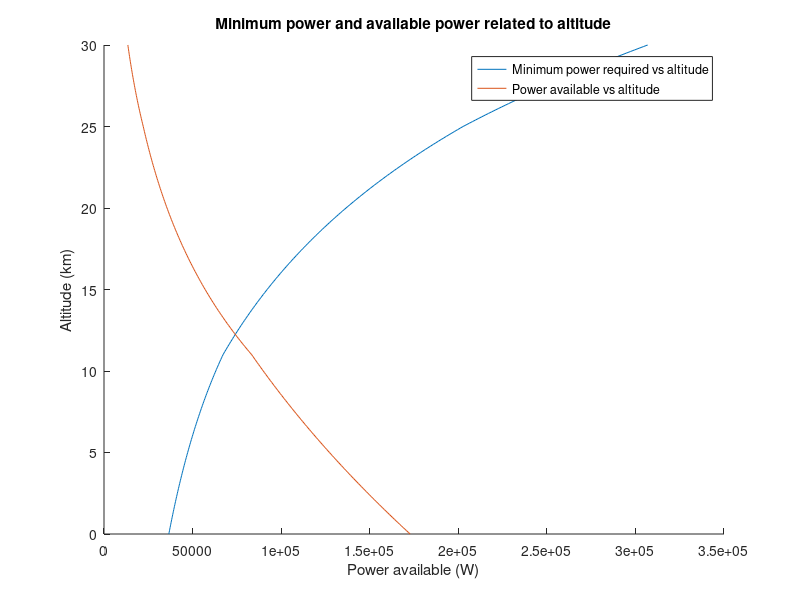
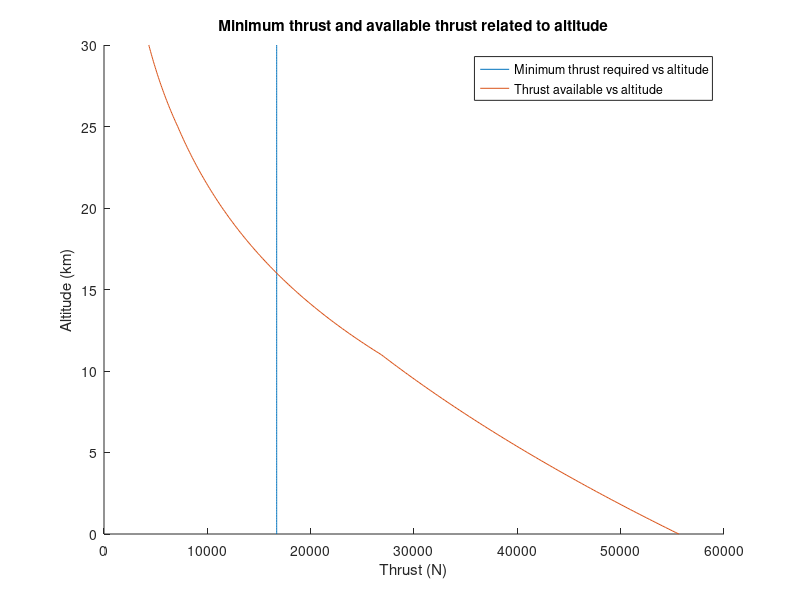

Source code (MATLAB) for these figures, in order:
% AAE 251 Fall 2022
% Homework 09
% Title of the code: GA and EV thrust and power 

% Authors: Aidan Morrison

%% ____________________
%% INITIALIZATION

EJ_full_mass = 31100; % executive jet mass with full tank (kg)
EJ_K = .05; % oswald aspect ratio coefficient (unitless)
EJ_CD0 = .015; % parasitic drag coefficient (unitless)
EJ_SA = 88.2; % executive jet surface area (m^2)
max_thrust = 55620;

GA_full_mass = 1315; % general aviation mass with full tank (kg)
GA_K = .054; % general aviation oswald aspect ratio coefficient (unitless)
GA_CD0 = .026; % general aviation parasitic drag coefficient (unitless)
GA_SA = 16.3; % general aviation surface area (m^2) 
max_power = 216000;
prop_efficiency = .8;

AD = 0.6;
throttle_setting = 1;
G = 9.81; % gravitational acceleration
H1 = 0; % sea level height
T1 = 288.16; % sea level temperature
A = -6.5e-3; % change in temperature constant for first altitude layer
rho1 = 1.225; % sea level density
R = 287; % gas constant
P1 = 1.01325e5; % sea level pressure

% create empty arrays
Pmin = zeros(1,301); % min power array
Pavail = zeros(1,301); % available power array
Tmin = zeros(1,301); % minimum thrust array
Tavail = zeros(1,301); % available thrust array
densities_si = zeros(1,301); % densities array
altitudes_si = zeros(1,301); % altitudes array

%% ____________________
%% CALCULATIONS

i = 1; % index for storing calculations in vectors
for h = 0:100:30000
    Pmin(i) = h;
    if h <= 11000 % calculations for first altitude segment
        temp = T1 + A *(h - H1); % calculate temperature
        pressure = P1 * (temp / T1)^(-G/(A * R)); % calculate pressure
        density = rho1 * (temp / T1)^-(G /(A * R) + 1); % calculate density
        densities_si(i) = density; % store density in vector
        Pmin(i) = 4/3 * sqrt(2 * (GA_full_mass * G)^3 / (densities_si(i) * GA_SA) * (sqrt(3 * GA_K^3 * GA_CD0))); % calculate minimum power
        Tmin(i) = 2 * EJ_full_mass * G * sqrt(EJ_K * EJ_CD0); % calculate minimum thrust
        Pavail(i) = max_power * prop_efficiency * (densities_si(i) / 1.225)^AD; % calculate available power
        Tavail(i) = max_thrust * throttle_setting * (densities_si(i) / 1.225)^AD; % calculate available thrust

        if h == 11000 % change reference numbers for calculations in next altitude section
            H1 = h;
            T1 = temp;
            P1 = pressure;
            rho1 = density;
        end

    elseif h >= 11100 && h <= 25000 % calculations for second altitude segment (constant temp)
        temp = T1; % calculate temperature (constant in this case)
        pressure = P1 * exp(-(G / (R * temp) * (h - H1))); % calculate pressure
        density = rho1 * pressure / P1; % calculate density
        densities_si(i) = density; % store density in vector
        Pmin(i) = 4/3 * sqrt(2 * (GA_full_mass * G)^3 / (densities_si(i) * GA_SA) * (sqrt(3 * GA_K^3 * GA_CD0))); % calculate minimum power
        Tmin(i) = 2 * EJ_full_mass * G * sqrt(EJ_K * EJ_CD0); % calculate minimum thrust
        Pavail(i) = max_power * prop_efficiency * (densities_si(i) / 1.225)^AD; % calculate available power
        Tavail(i) = max_thrust * throttle_setting * (densities_si(i) / 1.225)^AD; % calculate available thrust

        if h == 25000 % change reference numbers for calculations in next altitude section
            H1 = h;
            T1 = temp;
            rho1 = density;
            A = 3e-3;
        end

    elseif h > 25000 && h <= 30000 % calculations for last altitude segment
        temp = T1 + A*(h - H1); % calculate temperature   
        density = rho1 * (temp / T1)^-(G /(A * R) + 1); % calculate density
        densities_si(i) = density; % store density in vector
        Pmin(i) = 4/3 * sqrt(2 * (GA_full_mass * G)^3 / (densities_si(i) * GA_SA) * (sqrt(3 * GA_K^3 * GA_CD0))); % calculate minimum power
        Tmin(i) = 2 * EJ_full_mass * G * sqrt(EJ_K * EJ_CD0); % calculate minimum thrust
        Pavail(i) = max_power * prop_efficiency * (densities_si(i) / 1.225)^AD; % calculate available power
        Tavail(i) = max_thrust * throttle_setting * (densities_si(i) / 1.225)^AD; % calculate available thrust
    end

altitudes_si(i) = h / 1000; % convert altitudes from m to km

i = i + 1; % add index so values get stored in unique locations

end

%% ____________________
%% PLOT FIGURES

figure(1)
hold on
plot(Pmin,altitudes_si)
plot(Pavail,altitudes_si)
title('Minimum power and available power related to altitude')
legend('Minimum power required vs altitude','Power available vs altitude','Location','best')
ylabel('Altitude (km)')
xlabel('Power available (W)')

figure(2)
hold on
plot(Tmin,altitudes_si)
plot(Tavail,altitudes_si)
title('Minimum thrust and available thrust related to altitude')
legend('Minimum thrust required vs altitude','Thrust available vs altitude','Location','best')
ylabel('Altitude (km)')
xlabel('Thrust (N)')

%% ____________________
%% ACADEMIC INTEGRITY STATEMENT
% I have not used source code obtained from any other unauthorized
% source, either modified or unmodified. I have not provided
% access to my code to anyone in any way. The script I am 
% submitting is my own original work.
